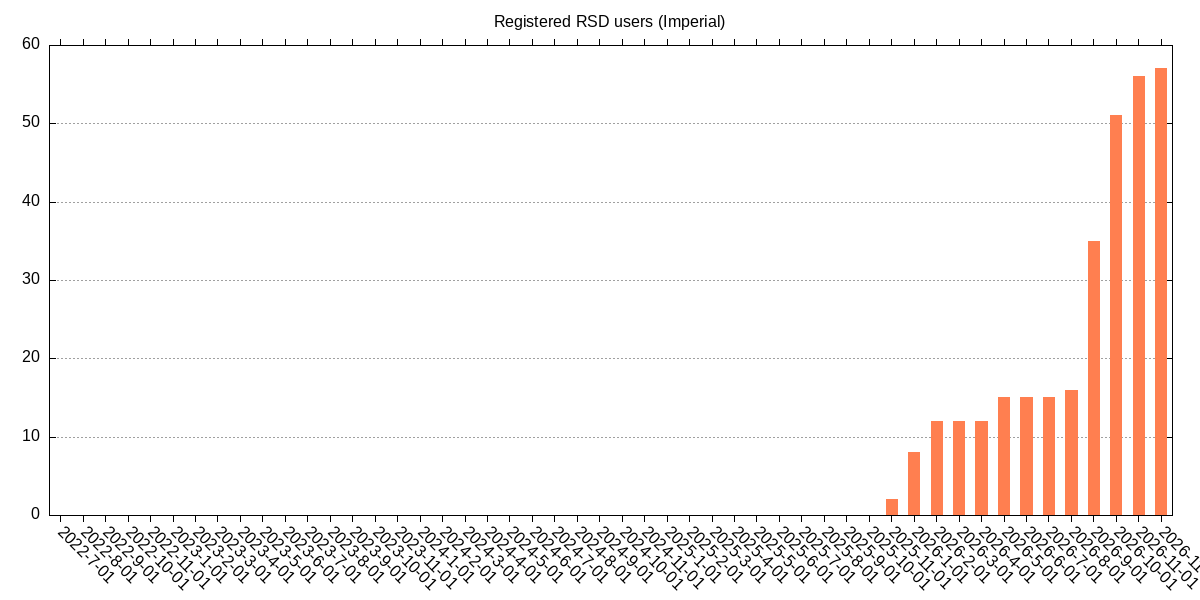

gnuplot code for this plot:
set terminal png size 1200,600 enhanced font "Helvetica,12"
set output 'users-imperial.png'
set title "Registered RSD users (Imperial)"
set boxwidth 0.5
set style fill solid
set yrange [0:]
set grid ytics
set xtics out
set xtics rotate by -45
plot "users-imperial.data" using 1:3:xtic(2) with boxes lc "coral" notitle, \
'' u 0:3:3 with labels font "Helvetica,14" offset 0.1,0.5 notitle
